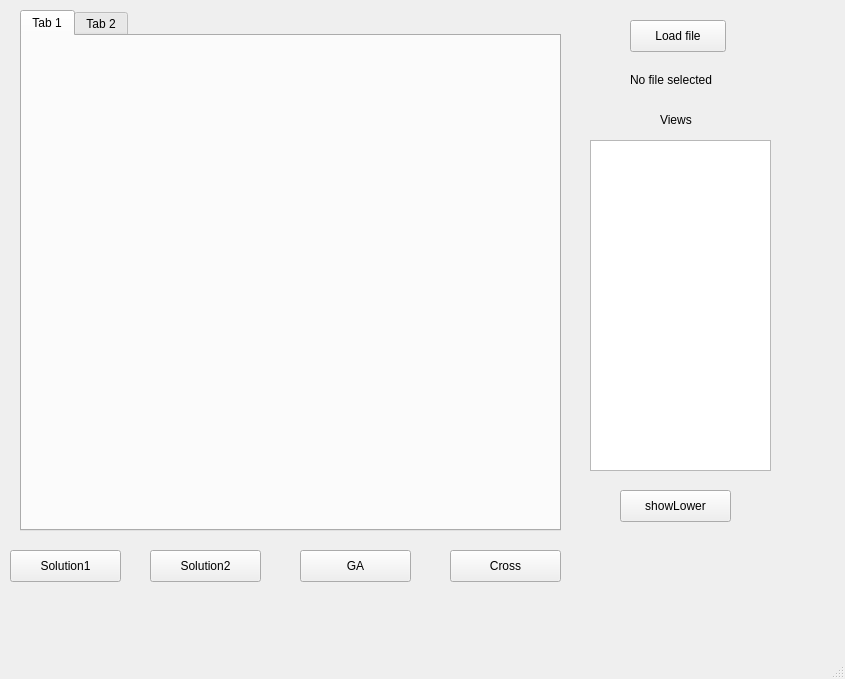
<?xml version="1.0" encoding="UTF-8"?>
<ui version="4.0">
 <class>MainWindow</class>
 <widget class="QMainWindow" name="MainWindow">
  <property name="geometry">
   <rect>
    <x>0</x>
    <y>0</y>
    <width>845</width>
    <height>679</height>
   </rect>
  </property>
  <property name="windowTitle">
   <string>MainWindow</string>
  </property>
  <widget class="QWidget" name="centralwidget">
   <widget class="QPushButton" name="loadFile">
    <property name="geometry">
     <rect>
      <x>630</x>
      <y>20</y>
      <width>96</width>
      <height>32</height>
     </rect>
    </property>
    <property name="text">
     <string>Load file</string>
    </property>
   </widget>
   <widget class="QListView" name="listView">
    <property name="geometry">
     <rect>
      <x>590</x>
      <y>140</y>
      <width>181</width>
      <height>331</height>
     </rect>
    </property>
   </widget>
   <widget class="QLabel" name="selectedFileLabel">
    <property name="geometry">
     <rect>
      <x>630</x>
      <y>70</y>
      <width>111</width>
      <height>20</height>
     </rect>
    </property>
    <property name="text">
     <string>No file selected</string>
    </property>
   </widget>
   <widget class="QLabel" name="viewsLabel">
    <property name="geometry">
     <rect>
      <x>660</x>
      <y>110</y>
      <width>41</width>
      <height>20</height>
     </rect>
    </property>
    <property name="text">
     <string>Views</string>
    </property>
   </widget>
   <widget class="QPushButton" name="showLower">
    <property name="geometry">
     <rect>
      <x>620</x>
      <y>490</y>
      <width>111</width>
      <height>32</height>
     </rect>
    </property>
    <property name="text">
     <string>showLower</string>
    </property>
   </widget>
   <widget class="QTabWidget" name="tabWidget">
    <property name="geometry">
     <rect>
      <x>20</x>
      <y>10</y>
      <width>541</width>
      <height>521</height>
     </rect>
    </property>
    <widget class="QWidget" name="tab">
     <attribute name="title">
      <string>Tab 1</string>
     </attribute>
    </widget>
    <widget class="QWidget" name="tab_2">
     <attribute name="title">
      <string>Tab 2</string>
     </attribute>
    </widget>
   </widget>
   <widget class="QPushButton" name="sol2">
    <property name="geometry">
     <rect>
      <x>150</x>
      <y>550</y>
      <width>111</width>
      <height>32</height>
     </rect>
    </property>
    <property name="text">
     <string>Solution2</string>
    </property>
   </widget>
   <widget class="QPushButton" name="sol1">
    <property name="geometry">
     <rect>
      <x>10</x>
      <y>550</y>
      <width>111</width>
      <height>32</height>
     </rect>
    </property>
    <property name="text">
     <string>Solution1</string>
    </property>
   </widget>
   <widget class="QPushButton" name="merge">
    <property name="geometry">
     <rect>
      <x>300</x>
      <y>550</y>
      <width>111</width>
      <height>32</height>
     </rect>
    </property>
    <property name="text">
     <string>GA</string>
    </property>
   </widget>
   <widget class="QPushButton" name="cross">
    <property name="geometry">
     <rect>
      <x>450</x>
      <y>550</y>
      <width>111</width>
      <height>32</height>
     </rect>
    </property>
    <property name="text">
     <string>Cross</string>
    </property>
   </widget>
  </widget>
  <widget class="QMenuBar" name="menubar">
   <property name="geometry">
    <rect>
     <x>0</x>
     <y>0</y>
     <width>845</width>
     <height>28</height>
    </rect>
   </property>
  </widget>
  <widget class="QStatusBar" name="statusbar"/>
 </widget>
 <resources/>
 <connections/>
</ui>
